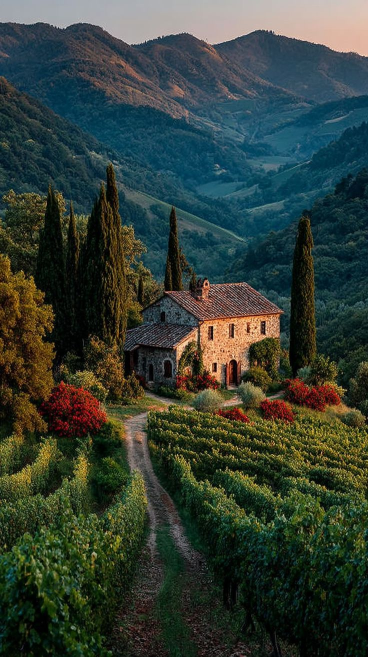
#> input picture Tuscany Italy Wallpaper.jpeg, 736 x 1313 px (shown at 1/2 size)
$ python -i image_processor.py   (imports and definitions only)   (older library calls are emulated)
#> lines starting #> are read from the running program, lines starting #| are printed output that depends on the picture
#> further down, picture is the input picture: shape (1313, 736, 3); mean B, G, R 53.5, 62.7, 51.8
"""Görüntü İşleme Motoru — Tüm algoritmalar bu modülde."""
import cv2
import numpy as np


class ImageProcessor:
    """Sampling, Quantization ve diğer tüm görüntü işleme algoritmaları."""

    # ── Metrikler ──
    # [129 lines left out: functions psnr, apply_sampling, apply_quantization, convert_color_space, apply_histogram_eq, apply_clahe and 5 more, not called in this run]

    # ── 09: Kenar Algılama ──
    @staticmethod
    def apply_edge_detection(img, method="Canny", low=50, high=150):
#> called with method = 'Canny', low = 50, high = 150
        if len(img.shape) == 3:
            gray = cv2.cvtColor(img, cv2.COLOR_BGR2GRAY)
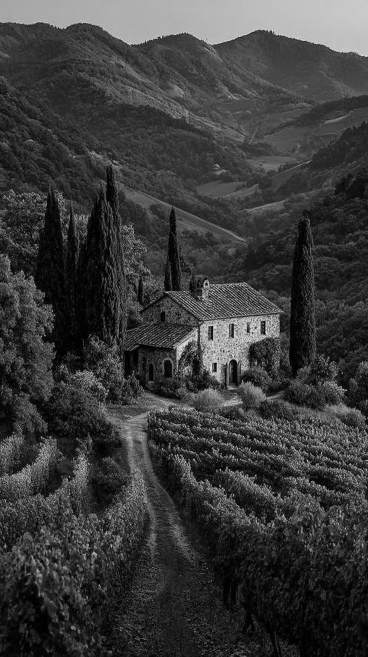
#> gray: shape (1313, 736) (shown at 1/2 size); min 0, max 255, mean 58.4
        else:
            gray = img
        if method == "Canny":
            result = cv2.Canny(gray, low, high)
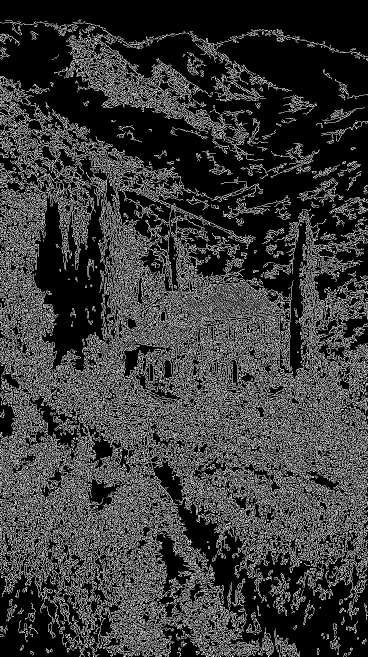
#> result: shape (1313, 736) (shown at 1/2 size); 22.8% white in thin lines or dots
        elif method == "Sobel X":
            s = cv2.Sobel(gray, cv2.CV_64F, 1, 0, ksize=3)
            result = np.clip(np.abs(s) / (np.abs(s).max() + 1e-9) * 255,
                             0, 255).astype(np.uint8)
        elif method == "Sobel Y":
            s = cv2.Sobel(gray, cv2.CV_64F, 0, 1, ksize=3)
            result = np.clip(np.abs(s) / (np.abs(s).max() + 1e-9) * 255,
                             0, 255).astype(np.uint8)
        elif method == "Sobel Combined":
            sx = cv2.Sobel(gray, cv2.CV_64F, 1, 0, ksize=3)
            sy = cv2.Sobel(gray, cv2.CV_64F, 0, 1, ksize=3)
            mag = cv2.magnitude(sx, sy)
            result = np.clip(mag / (mag.max() + 1e-9) * 255,
                             0, 255).astype(np.uint8)
        elif method == "Laplacian":
            lap = np.abs(cv2.Laplacian(gray, cv2.CV_64F))
            result = np.clip(lap / (lap.max() + 1e-9) * 255,
                             0, 255).astype(np.uint8)
        else:
            result = cv2.Canny(gray, low, high)
        return cv2.cvtColor(result, cv2.COLOR_GRAY2BGR)
#> returned value: shape (1313, 736, 3); 22.8% white in thin lines or dots

    # ── 10: K-Means Segmentasyon ──
    # [37 lines left out: functions apply_kmeans, apply_emboss, adjust_brightness_contrast, not called in this run]

    # ── Görünmezlik Pelerini (Invisibility Cloak) ──

    # Ön-hesaplanmış kerneller (her frame'de tekrar oluşturmayı önler)
    _KERNEL_CLOSE = cv2.getStructuringElement(cv2.MORPH_ELLIPSE, (9, 9))
    _KERNEL_OPEN = cv2.getStructuringElement(cv2.MORPH_ELLIPSE, (5, 5))
    _KERNEL_DILATE = cv2.getStructuringElement(cv2.MORPH_ELLIPSE, (5, 5))

    # [50 lines left out: function create_color_mask_fast, not called in this run]

    # Eski API uyumluluğu
    @staticmethod
    def create_color_mask(img, color_bgr, tolerance=30):
        return ImageProcessor.create_color_mask_fast(img, color_bgr, tolerance)

    # [115 lines left out: functions apply_invisibility_static, apply_invisibility_realtime, not called in this run]

>>> import cv2
>>> picture = cv2.imread('Tuscany Italy Wallpaper.jpeg')
>>> result = ImageProcessor().apply_edge_detection(picture)
